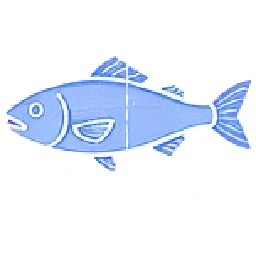
#> input picture assets/blueprint_line/markers/resource/fish_shoal_marker_plain.png, 256 x 256 px
$ python -i process.py   (imports and definitions only)
#> lines starting #> are read from the running program, lines starting #| are printed output that depends on the picture
#> further down, picture is the input picture: PIL image 256x256 RGBA; mean R, G, B, A 35.5, 42.6, 55, 57.9
"""Lightweight image post-process: chroma key, slice, pixel-snap, thumbs, phash, QA.

Pillow + numpy only. Designed to run nice'd and sequentially per worker.
"""
from __future__ import annotations

import hashlib
import json
from pathlib import Path
from typing import Optional

import numpy as np
from PIL import Image, ImageChops, ImageDraw, ImageFilter, ImageOps, ImageStat

MAGENTA = (255, 0, 255)
THUMB_SIZE = 128


# [7 lines left out: function load_rgba, not called in this run]


def hex_to_rgb(h: str) -> tuple[int, int, int]:
    h = h.lstrip("#")
    return int(h[0:2], 16), int(h[2:4], 16), int(h[4:6], 16)


def _key_distance(rgb: np.ndarray, key: tuple[int, int, int]) -> np.ndarray:
    return np.sqrt(np.sum((rgb.astype(np.int32) - np.array(key, dtype=np.int32)) ** 2, axis=2))


# [265 lines left out: functions _detect_key_color, despill_rgb, binary_erode, erode_alpha_image, chroma_key, leak_palette_colors and 5 more, not called in this run]


def downscale_pixel(im: Image.Image, w: int, h: int) -> Image.Image:
    return im.resize((w, h), Image.Resampling.NEAREST)


# [44 lines left out: function extract_palette, not called in this run]


def dhash(im: Image.Image, size: int = 8) -> str:
    """64-bit difference hash as 16-char hex."""
#> called with size = 8
    g = im.convert("RGBA")
    # composite on mid-grey so transparent does not dominate
    bg = Image.new("RGB", g.size, (127, 127, 127))
#> bg: PIL image 256x256 RGB; every value is 127
    bg.paste(g, mask=g.split()[-1])
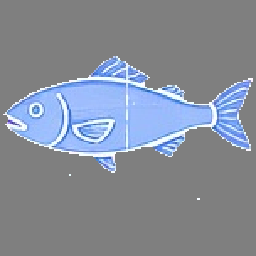
#> bg: PIL image 256x256 RGB; mean R, G, B 133.7, 140.8, 153.2
    small = bg.convert("L").resize((size + 1, size), Image.Resampling.LANCZOS)
    arr = np.asarray(small, dtype=np.int16)
    bits = (arr[:, 1:] > arr[:, :-1]).flatten()
    value = 0
    for b in bits:
        value = (value << 1) | int(b)
#> this loop made 64 passes
#> (b, value) on passes 2 to 13: (False, 2), (False, 4), (False, 8), (True, 17), (False, 34), (False, 68), (True, 137), (False, 274), (False, 548), (True, 1097), (True, 2195), (False, 4390)
#> value on pass 1: 1
#> after the loop, value = 9887355636497586176
    return f"{value:016x}"


# [21 lines left out: functions hamming, hamming_hex, sha256_of, not called in this run]


def sha256_bytes(data: bytes) -> str:
    return hashlib.sha256(data).hexdigest()


def opaque_ratio(im: Image.Image, thr: int = 8) -> float:
    a = np.asarray(im.split()[-1])
    return float((a > thr).mean())


# [217 lines left out: functions looks_like_checkerboard, qa_check, make_thumb, isolate_main_component, slice_grid, finish_sprite and 1 more, not called in this run]


def save_png(im: Image.Image, path: Path) -> None:
    path.parent.mkdir(parents=True, exist_ok=True)
    im.save(path, "PNG", optimize=True)

>>> from PIL import Image
>>> picture = Image.open('../assets/blueprint_line/markers/resource/fish_shoal_marker_plain.png')
>>> result = dhash(picture)
#> result = '8936f190e1651800'
